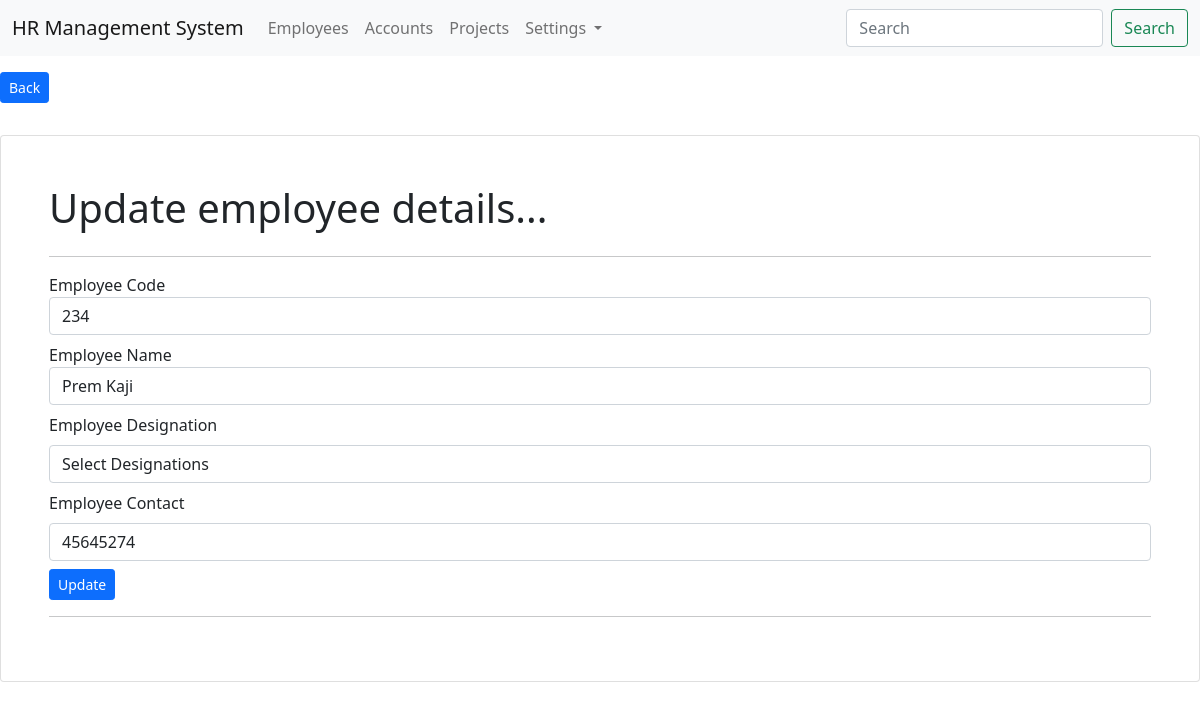
The app's page /employees/edit/234/ with its own data.
### Employees/models.py (models this page shows, shortened)
class EmployeeDetail(models.Model):
    employee_code = models.PositiveIntegerField(primary_key=True, auto_created=True)
    employee_name = models.CharField(max_length=30)
    employee_designation = models.ForeignKey(EmployeeDesignation, on_delete=models.CASCADE)
    employee_contact = models.CharField(max_length=10)
    employee_image = models.FileField(upload_to="images/employeeImage", blank=True, null=True)
    is_active = models.BooleanField(default=True)
    class Meta:
        db_table = "employee_details"
        ordering = ["-employee_name"]

### Employees/views.py (the view)
# urls.py: path('edit/<int:pk>/', views.employee_edit, name='employee_edit'),
def employee_edit(request, pk):
    employee_obj=EmployeeDetail.objects.get(pk=pk)
    designation_obj=EmployeeDesignation.objects.all()
    context={"data": employee_obj, "employee_designation": designation_obj}
    if request.method == "POST":
        employee_obj= EmployeeCreateForm(data=request.POST, instance=employee_obj)
        if employee_obj.is_valid():
            employee_obj.save()
            return redirect("employee_show", pk)   #redirecting to url having pk or id
    return render(request, 'employees/employee_edit.html', context)

### templates/employees/employee_edit.html (shortened to what this page needs)
{% extends 'layouts/master.html' %}
{% block content %}
<div class="conatiner">
    <a href="{% url 'employee_list' %}" class= "btn btn-sm btn-primary mb-3 mt-3"> Back</a>
    <div class="card p-5 mt-3">
        <h1>Update employee details...</h1>
        <hr>
        <form action="{% url 'employee_edit' data.pk %}" method="post">
            <div class="form-group mb-2">
                <label for="employee_code">Employee Code</label>
                <input type="number" name="employee_code" value="{{ data.employee_code }}" class="form-control">
            </div>
            <div class="form-group mb-2">
                <label for="employee_name">Employee Name</label>
                <input type="text" name="employee_name" value="{{ data.employee_name }}" class="form-control">
            </div>
            <div class="form-group mb-2">
            <label for="employee_designation">Employee Designation</label>
                <select name="employee_designation" class="form-control mt-2">
                    <option value="0">Select Designations</option>
                </select>
            </div>
            <div class="form-group mb-2">
                <label for="employee_contact">Employee Contact</label>
                <input type="number" name="employee_contact" value="{{ data.employee_contact }}" class="form-control mt-2">
            </div>
            <input type="submit" value="Update" class="btn btn-primary btn-sm">
        </form>
        <hr>
    </div>
</div>
{% endblock %}

### records on screen
EmployeeDetail: employee_code "234", employee_name "Prem Kaji", employee_contact "45645274"
